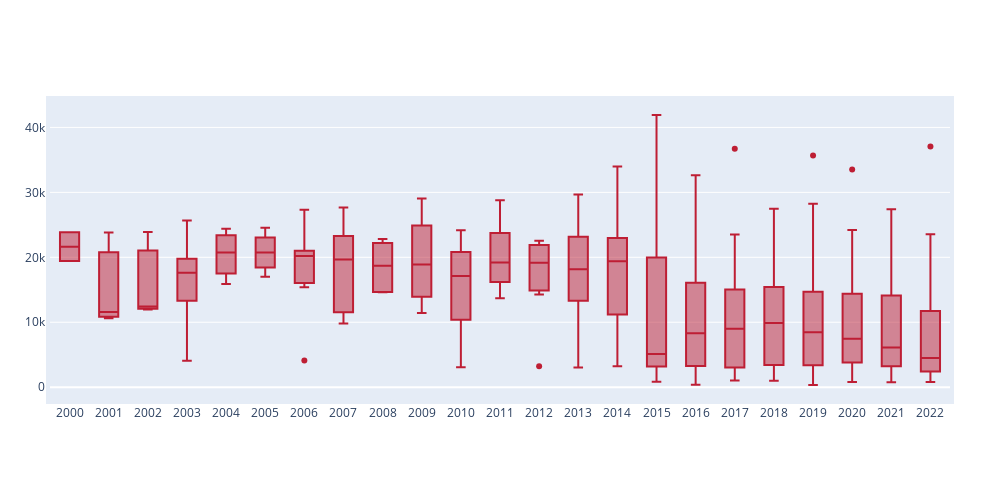

The code cell stored with this chart in its notebook:
### Code cell
#Fire Distance Analysis
visual1 = pd.read_csv("FireDistances.csv")

#Creates variables needed
colNums = list(range(2000,2023))
colNames = [str(x) for x in colNums]
#Dictionary with data separated by year
valDict = {}
traceDict = {}

#Populates valDict with data from each column in the dataframe (labeled by year)
for item in colNames:
    visual1[item] = visual1[item].apply(float)
    almostVals = list(visual1[item])
    valDict["{year}".format(year = item)]=[x for x in almostVals if np.isnan(x)==False]

#Sets up subplots
fig1 = make_subplots(rows=1, cols=1)

#Populates traceDict with Violin traces for each year to be appended to the figure
for item in valDict:
    traceDict[item] = go.Box(
    y=valDict[item],
    x=[str(item) for val in valDict[item]],
    name='Distance to Urban Areas in '+str(item),
    marker=dict(
        color='#BE1E34'
        )
    )
    fig1.append_trace(traceDict[item],1,1)

#Sets the figure size 
fig1.update_layout(
    autosize=False,
    width=1000,
    height=500,
    margin=dict(
        l=50,
        r=50,
        b=100,
        t=100,
        pad=4
    )
)

#Removes legend
fig1.update_traces(showlegend=False)

#Displays
fig1.show()
